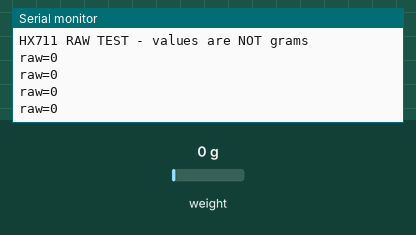
Simulated run of this sketch. Board: ESP32-S3. On the bench: the last lines printed to the serial monitor. Inputs (shaded band) come from the test bench; at power-on: weight on the scale 0 g.

Above: at 2.2 s.
2.3 s: weight on the scale set to 100 g
At 2.73 s:
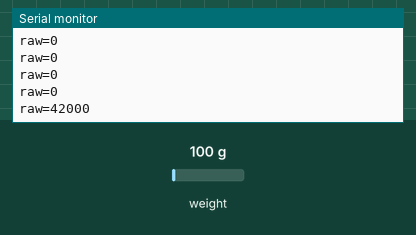
3.8 s: weight on the scale set to 1250 g
At 4.13 s:
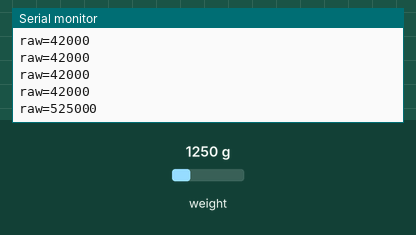
Timing chart, 0 to 6.8 s (numbered marks = the images above; inputs shaded):
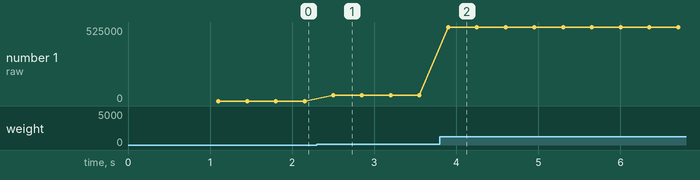

Measured:
- after the input at 2.3 s, the serial monitor: prints a new line after 0.20 s (image 1)
- after the input at 3.8 s, the serial monitor: prints a new line after 0.10 s (image 2)
- plotted number 1: 0 → 42000 after the input at 2.3 s, 42000 → 525000 after the input at 3.8 s

The sketch:

02_hx711_raw.ino
```cpp
// User's ESP32-S3-N16R8 board: HX711 DT -> GPIO4, SCK -> GPIO5.
// HX711 power/logic must be compatible with 3.3 V. No servos connected.
// Install "HX711 Arduino Library" by Bogdan Necula (bogde).
#include <HX711.h>

constexpr int HX711_DT = 4;
constexpr int HX711_SCK = 5;
HX711 scale;

void setup() {
  Serial.begin(115200);
  delay(1000);
  scale.begin(HX711_DT, HX711_SCK);
  Serial.println("HX711 RAW TEST - values are NOT grams");
}

void loop() {
  if (scale.wait_ready_timeout(1000)) {
    const long raw = scale.read();
    Serial.print("raw=");
    Serial.println(raw);
  } else {
    Serial.println("HX711 NOT READY - check power, DT and SCK wiring");
  }
  delay(250);
}
```
